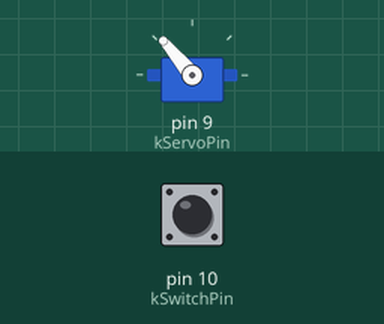
Bench run of a sketch on a simulated Arduino Uno, built with avr-gcc and run on an emulated ATmega328P. On the bench: servo. Inputs (shaded band) come from the test bench; at power-on: pin 10 (kSwitchPin) HIGH. Random numbers use the default seed unless the sketch sets one.

Above: at 1.2 s.
1.3 s: pin 10 (kSwitchPin) pulled LOW for 1 s
At 1.55 s:
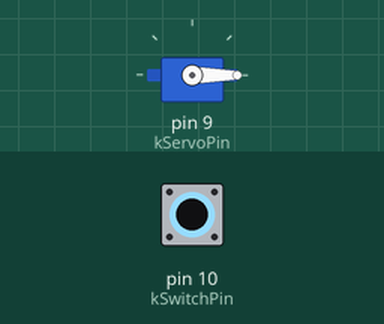
4.0 s: pin 10 (kSwitchPin) pulled LOW for 0.15 s
At 4.3 s:
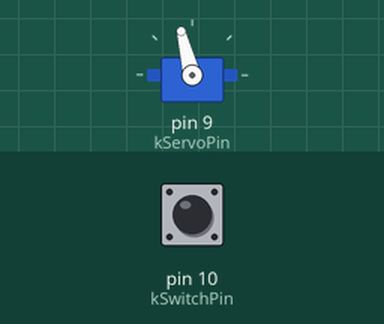
7.1 s: pin 10 (kSwitchPin) pulled LOW for 3.2 s
At 11.9 s:
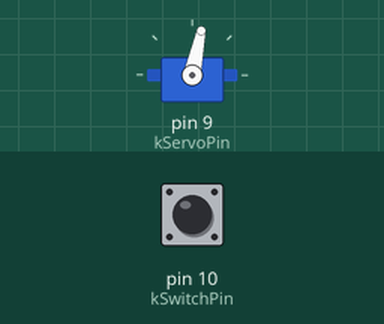
Timing chart, 0 to 19.3 s (numbered marks = the images above; inputs shaded):
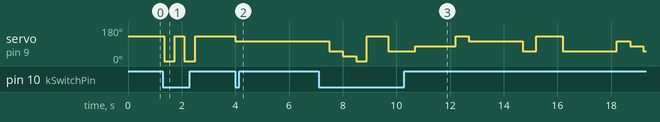

Measured:
- after the input at 1.3 s, servo on pin 9 (kServoPin): alternates 130° for 0.35 s and 0° for 0.40 s, 4 changes in all, then stays 130°, starting after 0.05 s
- after the input at 4.0 s, servo on pin 9 (kServoPin): 130° → 104° at once

The sketch:

UselessBox.ino
```cpp
#include <Servo.h>

Servo gServo;

#define kServoPin 9
#define kServoMin 0
#define kServoMax 130

#define kSwitchPin 10

uint32_t gLastTrigger = 0;
int gCount = 0;

#define kFactorMin 1
#define kFactorMax 5

#define kStage2 2

void Attach() {
	if (gServo.attached()) return;
	gServo.attach(kServoPin);
	gServo.write(kServoMax);
}

void Detach() {
	if (!gServo.attached()) return;
	gServo.detach();
}

void setup() {
	pinMode(kSwitchPin, INPUT);
	digitalWrite(kSwitchPin, HIGH);
	Attach();
}

void loop() {
	uint32_t now = millis();
	if (digitalRead(kSwitchPin) == LOW) {
		Attach();
		gCount++;
		gLastTrigger = now;
		if (gCount <= kStage2) {
			delay(50);
		} else {
			while (random(gCount - kStage2 + 2) != 0) {
				uint32_t factor = random(kFactorMin, kFactorMax + 1);
				gServo.write(((kFactorMax - factor) * kServoMin + factor * kServoMax) / kFactorMax);
				delay(500 * random(1, 5));
			}
		}
		gServo.write(kServoMin);
		delay(400);
		gServo.write(kServoMax);
		delay(300);
		return;
	}
	if (now - gLastTrigger > 20 * 1000L) {
		Detach();
		gCount = 0;
	}
	randomSeed(random(__LONG_MAX__) ^ micros());
}
```
